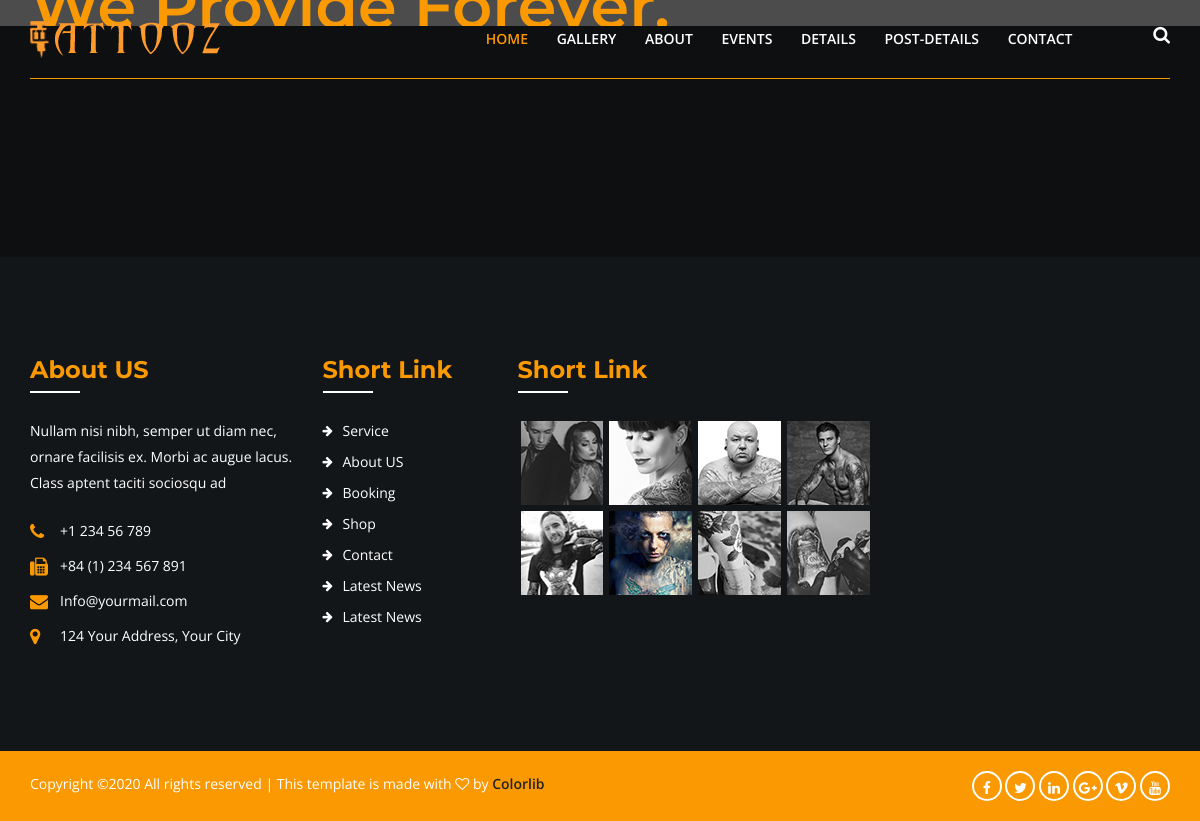
/gallery, run on an earlier commit of the app's database.
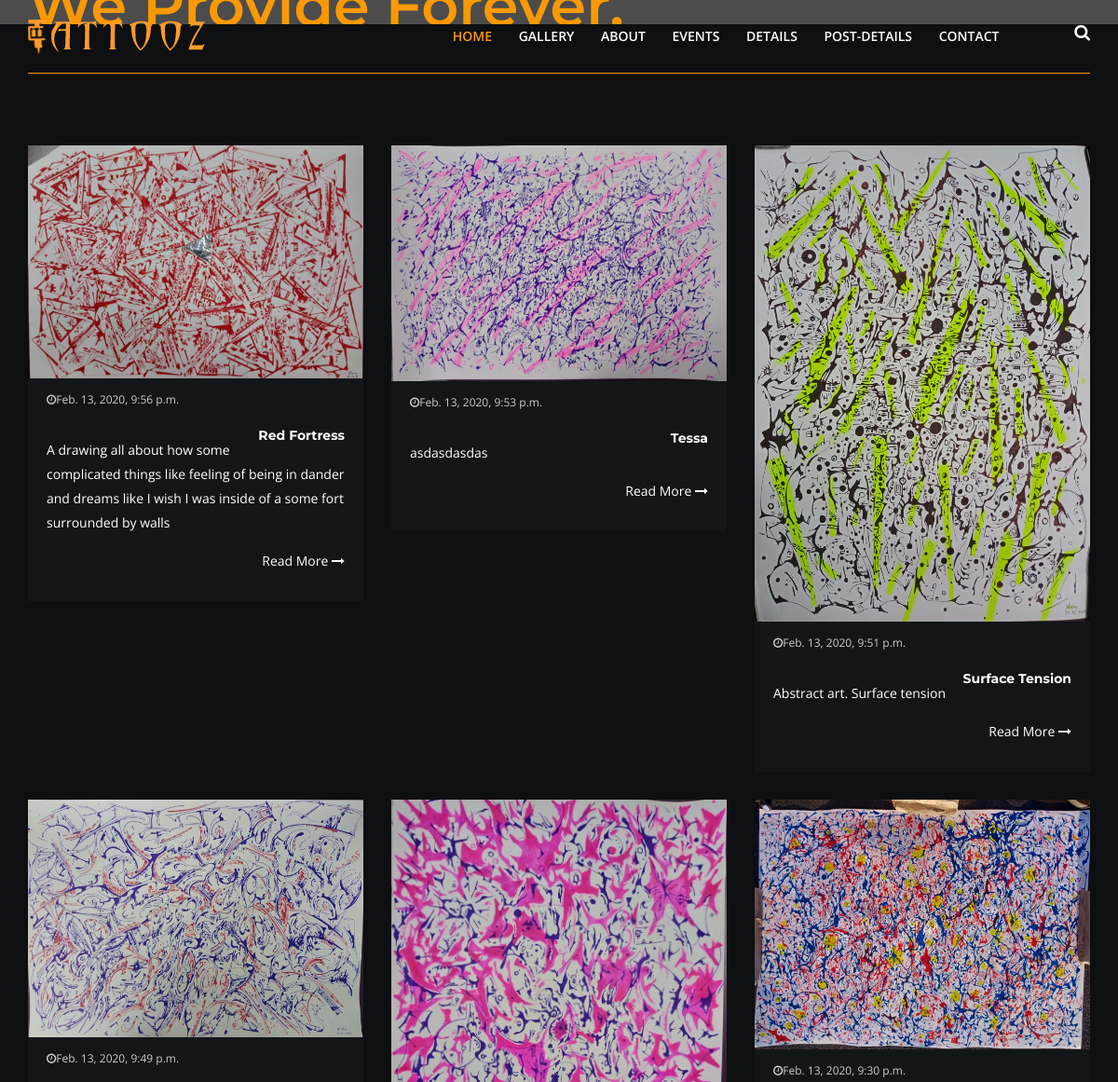
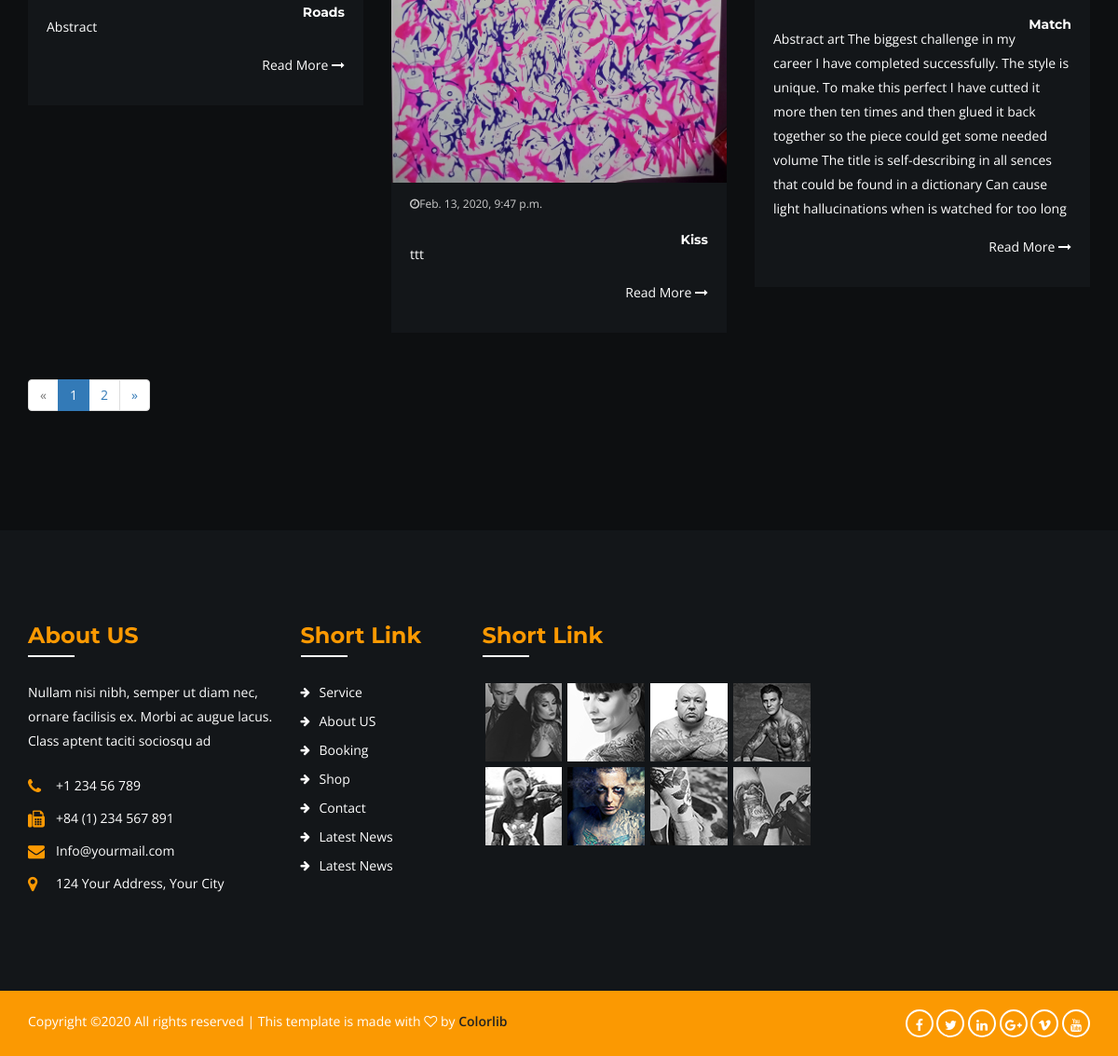
And on a later commit of the database (2 pictures, top to bottom).
### content/models.py (models this page shows, shortened)
class Drawing(models.Model):
    title = models.CharField(max_length=100)
    thumbnail = models.ImageField(null=True, blank=True)
    overview = models.TextField()
    timestamp = models.DateTimeField(auto_now_add=True)
    date = models.TextField()
    sold = models.BooleanField(null=True)
    price = models.TextField()
    shops = models.TextField()
    def get_absolute_url(self):
        return reverse('post-detail', kwargs={
            'id': self.id
        })

### art/views.py (the view)
# urls.py: path('gallery', gallery),
def gallery(request):
    queryset = Drawing.objects.order_by('-timestamp')
    if queryset:
        paginator = Paginator(queryset, 6)
        page_request_var = 'page'
        page = request.GET.get(page_request_var)
        try:
            paginated_queryset = paginator.page(page)
        except PageNotAnInteger:
            paginated_queryset = paginator.page(1)
        except EmptyPage:
            paginated_queryset = paginator.page(paginator.num_pages)
        a = paginated_queryset.has_other_pages
        context = {
            'queryset': paginated_queryset,
            'page_request_var': page_request_var,
            'a': a,
        }
    else:
        context = {}
    return render(request, 'gallery.html', context)

### templates/gallery.html
{% extends "base.html" %}
{% load static %}
{% block content %}
        <div class="blog-area bg-1">
            <div class="container">
                <div class="row">
                    {% for drawing in queryset %}
                    <div class="col-xs-12 col-md-4 col-sm-6">
                        <div class="blog-wrap">
                            <div class="blog-img">
                                <img src="{{ drawing.thumbnail.url }}" alt="">
                            </div>
                            <div class="blog-content">
                                <ul class="blog-meta">
                                    <li><a href="#"><i class="fa fa-clock-o"></i>{{ drawing.timestamp }}</a></li>
                                </ul>
                                <h3><a href="{{ drawing.get_absolute_url }}">{{ drawing.title }}</a></h3>
                                <p>{{ drawing.overview }}</p>
                                <a href="blog-details.html">Read More <i class="fa fa-long-arrow-right"></i></a>
                            </div>
                        </div>
                    </div>
                    {% endfor %}
                    <div class="col-xs-12">
                        {% if queryset.has_other_pages %}
								<ul class="pagination ">
									{% if queryset.has_previous %}
									<li><a href="?page={{ queryset.previous_page_number }}">&laquo;</a></li>
									{% else %}
									<li class="disabled"><a>&laquo;</a></li>
									{% endif %}
									{% for i in queryset.paginator.page_range %}
									{% if queryset.number == i %}
									<li class="active"><a href="?page={{ i }}">{{ i }}</a></li>
									{% else %}
									<li><a href="?page={{ i }}">{{ i }}</a></li>
									{% endif %}
									{% endfor %}
									{% if queryset.has_next %}
									<li><a href="?page={{ queryset.next_page_number }}">&raquo;</a></li>
									{% else %}
									<li class="disabled"><a>&raquo;</a></li>
									{% endif %}
								</ul>
								{% endif %}
                    </div>
                </div>
            </div>
        </div>
{% endblock content %}

### templates/base.html
<!DOCTYPE html>
<html class="no-js" lang="">
{% include "head.html" %}
 <body>
{% include "header.html" %}
{% include "slider.html" %}
{% block content %}
{% endblock content %}
{% include "footer.html" %}
</body>
</html>

### templates/head.html (shortened to what this page needs)
{% load static %}
<head>
        <link rel="stylesheet" href="{% static 'assets/css/bootstrap.min.css' %}">
        <link rel="stylesheet" href="{% static 'assets/css/animate.css' %}">
        <link rel="stylesheet" href="{% static 'assets/css/owl.carousel.css' %}">
        <link rel="stylesheet" href="{% static 'assets/css/font-awesome.min.css' %}">
        <link rel="stylesheet" href="{% static 'assets/css/magnific-popup.css' %}">
        <link rel="stylesheet" href="{% static 'assets/css/flaticon.css' %}">
        <link rel="stylesheet" href="{% static 'assets/css/slicknav.min.css' %}">
        <link rel="stylesheet" href="{% static 'assets/css/styles.css' %}">
        <link rel="stylesheet" href="{% static 'assets/css/responsive.css' %}">
    </head>

### templates/header.html (shortened to what this page needs)
{% load static %}
        <header class="header-area" id="sticky-header">
            <div class="container">
                <div class="row">
                    <div class="col-xs-12">
                        <div class="header-bottom">
                             <div class="row">
                                <div class="col-md-3 col-sm-9 col-xs-6">
                                    <div class="logo">
                                        <a href="/">
                                            <img src="{% static 'assets/images/logo.png' %}" alt="">
                                        </a>
                                    </div>
                                </div>
                                <div class="col-md-8 hidden-sm hidden-xs">
                                    <div class="mainmenu text-right">
                                        <ul id="navigation">
                                            <li class="active"><a href="/">HOME</a>
                                            </li>
                                            <li><a href="gallery">Gallery</a>
                                            </li>
                                            <li><a href="about">About</a>
                                            </li>
                                            <li><a href="events">Events</a>
                                            </li>
                                            <li><a href="details">Details</a>
                                            </li>
                                            <li><a href="post_details">Post-details</a>
                                            </li>
                                            <li><a href="contact">CONTACT</a></li>
                                        </ul>
                                    </div>
                                </div>
                                <div class="col-md-1 col-sm-2 col-xs-4">
                                    <div class="search-wrap text-right">
                                        <ul>
                                            <li><a href="javascript:void(0);"><i class="fa fa-search"></i></a>
                                            </li>
                                        </ul>
                                    </div>
                                </div>
                             </div>
                        </div>
                    </div>
                </div>
            </div>
        </header>

### templates/slider.html (shortened to what this page needs)
 {% load static %}
        <div class="slider-area">
            <div class="slider-active">
                <div class="slider-items">
                    <div class="single-slider">
                        <div class="container">
                            <div class="row">
                                <div class="col-md-7 col-sm-10 col-xs-12">
                                    <h2>We Provide Forever.</h2>
                                </div>
                            </div>
                        </div>
                    </div>
                </div>
            </div>
        </div>

### templates/footer.html (shortened to what this page needs)
{% load static %}
        <footer class="footer-area bg-2">
            <div class="footer-top">
                <div class="container">
                    <div class="row">
                        <div class="col-2 col-md-3 col-sm-6 col-xs-12">
                            <div class="footer-widget footer-content">
                                <h2>About US</h2>
                                <p>Nullam nisi nibh, semper ut diam nec, ornare facilisis ex. Morbi ac augue lacus. Class aptent taciti sociosqu ad </p>
                                <ul>
                                    <li><i class="fa fa-phone"></i> +1 234 56 789 </li>
                                    <li><i class="fa fa-fax"></i> +84 (1) 234 567 891 </li>
                                    <li><i class="fa fa-envelope"></i> Info@yourmail.com</li>
                                    <li><i class="fa fa-map-marker"></i> 124 Your Address, Your City</li>
                                </ul>
                            </div>
                        </div>
                        <div class="col-2 col-md-2 col-sm-6 col-xs-12">
                            <div class="footer-widget footer-menu">
                                <h2>Short Link</h2>
                                <ul>
                                    <li><a href="service.html">Service </a></li>
                                    <li><a href="about.html">About US </a></li>
                                    <li><a href="#">Booking </a></li>
                                    <li><a href="shop.html">Shop </a></li>
                                    <li><a href="contact.html">Contact</a></li>
                                    <li><a href="blog.html">Latest News</a></li>
                                    <li><a href="blog.html">Latest News</a></li>
                                </ul>
                            </div>
                        </div>
                        <div class="col-2 col-md-4 col-sm-6 col-xs-12">
                            <div class="footer-widget instragram">
                                <h2>Short Link</h2>
                                <ul>
                                    <li>
                                        <a href="#">
                                            <img src="{% static 'assets/images/instragram/1.jpg' %}" alt="">
                                        </a>
                                    </li>
                                    <li>
                                        <a href="#">
                                            <img src="{% static 'assets/images/instragram/2.jpg' %}" alt="">
                                        </a>
                                    </li>
                                    <li>
                                        <a href="#">
                                            <img src="{% static 'assets/images/instragram/3.jpg' %}" alt="">
                                        </a>
                                    </li>
                                    <li>
                                        <a href="#">
                                            <img src="{% static 'assets/images/instragram/4.jpg' %}" alt="">
                                        </a>
                                    </li>
                                    <li>
                                        <a href="#">
                                            <img src="{% static 'assets/images/instragram/5.jpg' %}" alt="">
                                        </a>
                                    </li>
                                    <li>
                                        <a href="#">
                                            <img src="{% static 'assets/images/instragram/6.jpg' %}" alt="">
                                        </a>
                                    </li>
                                    <li>
                                        <a href="#">
                                            <img src="{% static 'assets/images/instragram/7.jpg' %}" alt="">
                                        </a>
                                    </li>
                                    <li>
                                        <a href="#">
                                            <img src="{% static 'assets/images/instragram/8.jpg' %}" alt="">
                                        </a>
                                    </li>
                                </ul>
                            </div>
                        </div>
                    </div>
                </div>
            </div>
            <div class="footer-bottom-area">
                <div class="container">
                    <div class="row">
                        <div class="col-md-6 col-sm-6 col-xs-12">
                            <div class="copyright">
                                <p>
Copyright &copy;<script>document.write(new Date().getFullYear());</script> All rights reserved | This template is made with <i class="fa fa-heart-o" aria-hidden="true"></i> by <a href="https://colorlib.com" target="_blank">Colorlib</a>
</p>
                            </div>
                        </div>
                        <div class="col-md-6 col-sm-6 col-xs-12">
                            <div class="socil-media-icon">
                                <ul>
                                    <li><a href="#"><i class="fa fa-facebook"></i></a></li>
                                    <li><a href="#"><i class="fa fa-twitter"></i></a></li>
                                    <li><a href="#"><i class="fa fa-linkedin"></i></a></li>
                                    <li><a href="#"><i class="fa fa-google-plus"></i></a></li>
                                    <li><a href="#"><i class="fa fa-vimeo"></i></a></li>
                                    <li><a href="#"><i class="fa fa-youtube"></i></a></li>
                                </ul>
                            </div>
                        </div>
                    </div>
                </div>
            </div>
        </footer>

What changed in the data, as far as the page shows it:
added Drawing: thumbnail (picture), timestamp "Feb. 13, 2020, 9:56 p.m.", title "Red Fortress", overview "A drawing all about how some complicated things like feeling of being in dander and dreams like I wish I was inside of a some fort surrounded by walls"
added Drawing: thumbnail (picture), timestamp "Feb. 13, 2020, 9:53 p.m.", title "Tessa", overview "asdasdasdas"
added Drawing: thumbnail (picture), timestamp "Feb. 13, 2020, 9:51 p.m.", title "Surface Tension", overview "Abstract art. Surface tension"
added Drawing: thumbnail (picture), timestamp "Feb. 13, 2020, 9:49 p.m.", title "Roads", overview "Abstract"
added Drawing: thumbnail (picture), timestamp "Feb. 13, 2020, 9:47 p.m.", title "Kiss", overview "ttt"
added Drawing: thumbnail (picture), timestamp "Feb. 13, 2020, 9:30 p.m.", title "Match", overview "Abstract art The biggest challenge in my career I have completed successfully. The style is unique. To make this perfect I have cutted it more then ten times and then glued it back together so the piece could get some needed volume The title is self-describing in all sences that could be found in a dictionary Can cause light hallucinations when is watched for too long"
Also different on the page:
new list line: "1"
new list line: "2"
